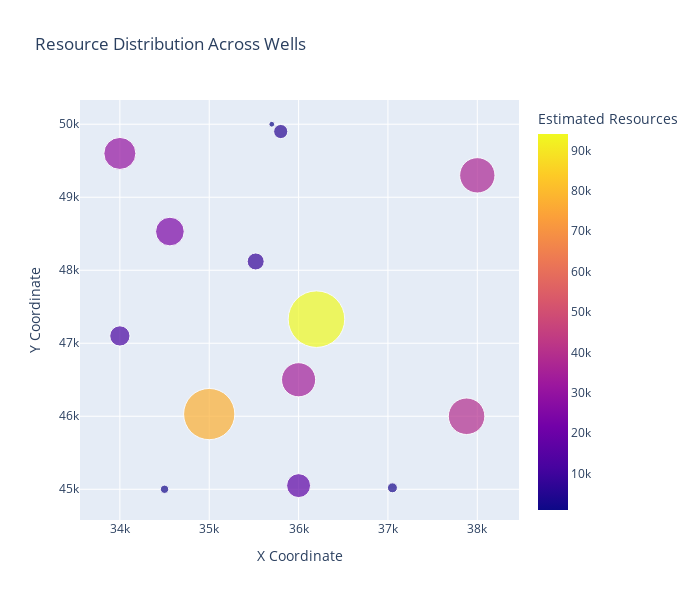

The notebook cell this image was saved under:
### Markdown cell above
### 2D Plot in Location

### Code cell
import plotly.express as px
# Sum the resources for each well
resource_sums = [df['Estimated Resources'].sum() for df in sensor_data_list]
well_info['Total Resources'] = resource_sums

# Plotting using Plotly
fig = px.scatter(well_info, x='X', y='Y', size='Total Resources', color='Total Resources',
                 hover_name='Well', size_max=40,
                 title='Resource Distribution Across Wells',
                 labels={'X': 'X Coordinate', 'Y': 'Y Coordinate', 'Total Resources': 'Estimated Resources'})

fig.update_layout(
    height=600,
    width=700,
)

fig.show()

### Figure 1 — Plotly figure (JSON) as saved in the notebook; plotly's stock layout.template omitted (floating-point values rounded to 4 significant figures)
{"data": [{"hovertemplate": "<b>%{hovertext}</b><br><br>X Coordinate=%{x}<br>Y Coordinate=%{y}<br>Estimated Resources=%{marker.color}<extra></extra>", "hovertext": ["w01", "w02", "w03", "w04", "w05", "w06", "w07", "w08", "w09", "w10", "w11", "w12", "w13", "w14"], "legendgroup": "", "marker": {"color": [2025.0, 16830.0, 2912.0, 39170.0, 77150.0, 34260.0, 12080.0, 94060.0, 24140.0, 8504.0, 36650.0, 980.4, 30180.0, 5886.0], "coloraxis": "coloraxis", "size": [2025.0, 16830.0, 2912.0, 39170.0, 77150.0, 34260.0, 12080.0, 94060.0, 24140.0, 8504.0, 36650.0, 980.4, 30180.0, 5886.0], "sizemode": "area", "sizeref": 58.79, "symbol": "circle"}, "mode": "markers", "name": "", "orientation": "v", "showlegend": false, "type": "scatter", "x": [34500, 36000, 37050, 37880, 35000, 36000, 34000, 36200, 34560, 35520, 38000, 35700, 34000, 35800], "xaxis": "x", "y": [45000, 45050, 45020, 46000, 46030, 46500, 47100, 47330, 48530, 48120, 49300, 50000, 49600, 49900], "yaxis": "y"}], "layout": {"coloraxis": {"colorbar": {"title": {"text": "Estimated Resources"}}, "colorscale": [[0, "#0d0887"], [0.1111, "#46039f"], [0.2222, "#7201a8"], [0.3333, "#9c179e"], [0.4444, "#bd3786"], [0.5556, "#d8576b"], [0.6667, "#ed7953"], [0.7778, "#fb9f3a"], [0.8889, "#fdca26"], [1, "#f0f921"]]}, "height": 600, "legend": {"itemsizing": "constant", "tracegroupgap": 0}, "title": {"text": "Resource Distribution Across Wells"}, "width": 700, "xaxis": {"anchor": "y", "domain": [0, 1], "title": {"text": "X Coordinate"}}, "yaxis": {"anchor": "x", "domain": [0, 1], "title": {"text": "Y Coordinate"}}}}
